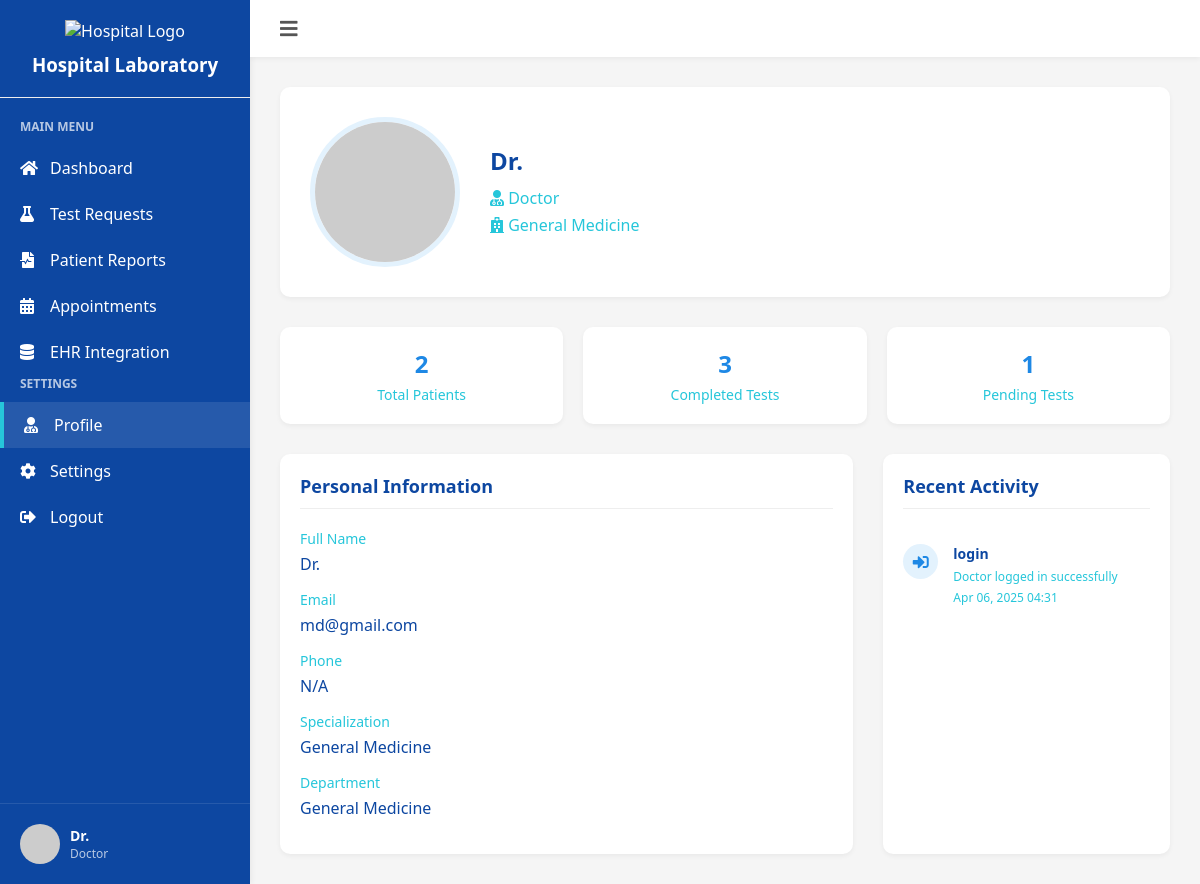
The app's page /doctor-profile.php (signed in) with its own data.
### tables this page shows
CREATE TABLE `users` (
  `id` int(11) NOT NULL,
  `username` varchar(50) NOT NULL,
  `password` varchar(255) NOT NULL,
  `full_name` varchar(100) NOT NULL,
  `role` enum('admin','doctor','lab_staff','patient') NOT NULL,
  `email` varchar(100) NOT NULL,
  `status` enum('active','inactive','pending') NOT NULL DEFAULT 'pending',
  `last_login` datetime DEFAULT NULL,
  `created_at` timestamp NOT NULL DEFAULT current_timestamp(),
  `updated_at` timestamp NOT NULL DEFAULT current_timestamp() ON UPDATE current_timestamp()
);

CREATE TABLE `activity_logs` (
  `id` int(11) NOT NULL,
  `user_id` int(11) DEFAULT NULL,
  `action` varchar(255) NOT NULL,
  `details` text DEFAULT NULL,
  `ip_address` varchar(45) DEFAULT NULL,
  `created_at` timestamp NOT NULL DEFAULT current_timestamp()
);

### doctor-profile.php (the view, shortened to what this page needs)
<?php
require_once 'config/db_connection.php';
$stmt = $pdo->prepare("
    SELECT u.*, d.first_name, d.last_name, d.specialization, d.department
    FROM users u
    LEFT JOIN doctors d ON u.id = d.id
    WHERE u.id = ? AND u.role = 'doctor'
");
$stmt->execute([$_SESSION['doctor_id']]);
$doctor = $stmt->fetch(PDO::FETCH_ASSOC);
$stmt = $pdo->prepare("
    SELECT * FROM activity_logs
    WHERE user_id = ?
    ORDER BY created_at DESC
    LIMIT 10
");
$stmt->execute([$_SESSION['doctor_id']]);
$recent_activity = $stmt->fetchAll(PDO::FETCH_ASSOC);
$stmt = $pdo->prepare("
    SELECT
        COUNT(DISTINCT patient_id) as total_patients,
        COUNT(DISTINCT CASE WHEN status = 'completed' THEN id END) as completed_tests,
        COUNT(DISTINCT CASE WHEN status = 'pending' THEN id END) as pending_tests
    FROM test_results
    WHERE doctor_id = ?
");
$stmt->execute([$_SESSION['doctor_id']]);
$stats = $stmt->fetch(PDO::FETCH_ASSOC);
?>
<!DOCTYPE html>
<html lang="en">
<head>
    <link rel="stylesheet" href="https://cdnjs.cloudflare.com/ajax/libs/font-awesome/5.15.4/css/all.min.css">
</head>
<body>
    <div class="sidebar">
        <div class="sidebar-header">
            <img src="assets/images/logo.png" alt="Hospital Logo">
            <h3>Hospital Laboratory</h3>
        </div>
        <div class="sidebar-menu">
            <h4>MAIN MENU</h4>
            <a href="doctor-dashboard.php" class="menu-item">
                <i class="fas fa-home"></i>
                <span>Dashboard</span>
            </a>
            <a href="test-request.php" class="menu-item">
                <i class="fas fa-flask"></i>
                <span>Test Requests</span>
            </a>
            <a href="patient-reports.php" class="menu-item">
                <i class="fas fa-file-medical-alt"></i>
                <span>Patient Reports</span>
            </a>
            <a href="appointment-scheduling.php" class="menu-item">
                <i class="fas fa-calendar-alt"></i>
                <span>Appointments</span>
            </a>
            <a href="ehr-integration.php" class="menu-item">
                <i class="fas fa-database"></i>
                <span>EHR Integration</span>
            </a>
            <h4>SETTINGS</h4>
            <a href="doctor-profile.php" class="menu-item active">
                <i class="fas fa-user-md"></i>
                <span>Profile</span>
            </a>
            <a href="#" class="menu-item">
                <i class="fas fa-cog"></i>
                <span>Settings</span>
            </a>
            <a href="doctor-login.php" class="menu-item">
                <i class="fas fa-sign-out-alt"></i>
                <span>Logout</span>
            </a>
        </div>
        <div class="doctor-profile">
            <img src="https://ui-avatars.com/api/?name=Dr+<?php echo urlencode($doctor['first_name'] . '+' . $doctor['last_name']); ?>&background=1e88e5&color=fff&size=40" alt="Doctor">
            <div class="doctor-profile-info">
                <h4>Dr. <?php echo htmlspecialchars($doctor['first_name'] . ' ' . $doctor['last_name']); ?></h4>
                <p><?php echo htmlspecialchars($doctor['specialization'] ?? 'Doctor'); ?></p>
            </div>
        </div>
    </div>
    <div class="main-content">
        <div class="topbar">
            <button class="toggle-btn" id="toggleSidebar">
                <i class="fas fa-bars"></i>
            </button>
        </div>
        <div class="profile-content">
            <div class="profile-header">
                <div class="profile-avatar">
                    <img src="https://ui-avatars.com/api/?name=Dr+<?php echo urlencode($doctor['first_name'] . '+' . $doctor['last_name']); ?>&background=1e88e5&color=fff&size=150" alt="Doctor">
                </div>
                <div class="profile-info">
                    <h1>Dr. <?php echo htmlspecialchars($doctor['first_name'] . ' ' . $doctor['last_name']); ?></h1>
                    <p><i class="fas fa-user-md"></i> <?php echo htmlspecialchars($doctor['specialization'] ?? 'Doctor'); ?></p>
                    <p><i class="fas fa-hospital"></i> <?php echo htmlspecialchars($doctor['department'] ?? 'General Medicine'); ?></p>
                </div>
            </div>
            <div class="profile-stats">
                <div class="stat-card">
                    <h3><?php echo $stats['total_patients']; ?></h3>
                    <p>Total Patients</p>
                </div>
                <div class="stat-card">
                    <h3><?php echo $stats['completed_tests']; ?></h3>
                    <p>Completed Tests</p>
                </div>
                <div class="stat-card">
                    <h3><?php echo $stats['pending_tests']; ?></h3>
                    <p>Pending Tests</p>
                </div>
            </div>
            <div class="profile-details">
                <div class="details-card">
                    <h2>Personal Information</h2>
                    <div class="detail-item">
                        <label>Full Name</label>
                        <p>Dr. <?php echo htmlspecialchars($doctor['first_name'] . ' ' . $doctor['last_name']); ?></p>
                    </div>
                    <div class="detail-item">
                        <label>Email</label>
                        <p><?php echo htmlspecialchars($doctor['email']); ?></p>
                    </div>
                    <div class="detail-item">
                        <label>Phone</label>
                        <p><?php echo htmlspecialchars($doctor['phone'] ?? 'N/A'); ?></p>
                    </div>
                    <div class="detail-item">
                        <label>Specialization</label>
                        <p><?php echo htmlspecialchars($doctor['specialization'] ?? 'General Medicine'); ?></p>
                    </div>
                    <div class="detail-item">
                        <label>Department</label>
                        <p><?php echo htmlspecialchars($doctor['department'] ?? 'General Medicine'); ?></p>
                    </div>
                </div>
                <div class="details-card">
                    <h2>Recent Activity</h2>
                    <ul class="activity-list">
                        <?php foreach ($recent_activity as $activity): ?>
                            <li class="activity-item">
                                <div class="activity-icon">
                                    <i class="fas fa-<?php
                                        echo match($activity['action']) {
                                            'login' => 'sign-in-alt',
                                            'logout' => 'sign-out-alt',
                                            'test_request' => 'flask',
                                            'test_result' => 'file-medical-alt',
                                            default => 'circle'
                                        };
                                    ?>"></i>
                                </div>
                                <div class="activity-details">
                                    <h4><?php echo htmlspecialchars($activity['action']); ?></h4>
                                    <p><?php echo htmlspecialchars($activity['details'] ?? ''); ?></p>
                                    <span class="activity-time"><?php echo date('M d, Y H:i', strtotime($activity['created_at'])); ?></span>
                                </div>
                            </li>
                        <?php endforeach; ?>
                    </ul>
                </div>
            </div>
        </div>
    </div>
</body>
</html>

### doctor-profile.php (style rules this page uses)
:root { --primary-color: #1e88e5; --secondary-color: #26c6da; --dark-color: #0d47a1; --light-color: #e3f2fd; --success-color: #66bb6a; --warning-color: #ffb74d; --danger-color: #ef5350; --white-color: #ffffff; --gray-color: #f5f5f5; }
* { margin: 0; padding: 0; box-sizing: border-box; font-family: 'Segoe UI', Tahoma, Geneva, Verdana, sans-serif; }
body { background-color: var(--gray-color); display: flex; min-height: 100vh; }
.sidebar { width: 250px; background-color: var(--dark-color); color: var(--white-color); box-shadow: 2px 0 5px rgba(0, 0, 0, 0.05); display: flex; flex-direction: column; transition: all 0.3s ease; }
.sidebar-header { padding: 20px; text-align: center; border-bottom: 1px solid #eee; }
.sidebar-header img { width: 120px; margin-bottom: 10px; }
.sidebar-menu { flex: 1; padding: 20px 0; }
.sidebar-menu h4 { color: rgba(255, 255, 255, 0.7); font-size: 12px; padding: 0 20px; margin-bottom: 10px; }
.menu-item { display: flex; align-items: center; padding: 12px 20px; color: var(--white-color); text-decoration: none; transition: all 0.3s ease; }
.menu-item:hover, .menu-item.active { background-color: rgba(255, 255, 255, 0.1); border-left: 4px solid var(--secondary-color); }
.menu-item i { width: 20px; margin-right: 10px; }
.doctor-profile { padding: 20px; border-top: 1px solid rgba(255, 255, 255, 0.1); display: flex; align-items: center; }
.doctor-profile img { width: 40px; height: 40px; border-radius: 50%; margin-right: 10px; }
.doctor-profile-info { flex: 1; }
.doctor-profile-info h4 { font-size: 14px; color: var(--white-color); }
.doctor-profile-info p { font-size: 12px; opacity: 0.7; }
.main-content { flex: 1; overflow: auto; }
.topbar { background-color: var(--white-color); padding: 15px 30px; display: flex; align-items: center; justify-content: space-between; box-shadow: 0 2px 5px rgba(0, 0, 0, 0.05); }
.toggle-btn { background: none; border: none; font-size: 20px; cursor: pointer; color: #555; }
.profile-content { padding: 30px; }
.profile-header { background-color: var(--white-color); border-radius: 10px; padding: 30px; margin-bottom: 30px; box-shadow: 0 2px 5px rgba(0, 0, 0, 0.05); display: flex; align-items: center; }
.profile-avatar { width: 150px; height: 150px; border-radius: 50%; margin-right: 30px; overflow: hidden; border: 5px solid var(--light-color); }
.profile-avatar img { width: 100%; height: 100%; object-fit: cover; }
.profile-info { flex: 1; }
.profile-info h1 { font-size: 24px; margin-bottom: 10px; color: var(--dark-color); }
.profile-info p { color: var(--secondary-color); margin-bottom: 5px; }
.profile-stats { display: grid; grid-template-columns: repeat(3, 1fr); gap: 20px; margin-bottom: 30px; }
.stat-card { background-color: var(--white-color); border-radius: 10px; padding: 20px; text-align: center; box-shadow: 0 2px 5px rgba(0, 0, 0, 0.05); }
.stat-card h3 { font-size: 24px; color: var(--primary-color); margin-bottom: 5px; }
.stat-card p { color: var(--secondary-color); font-size: 14px; }
.profile-details { display: grid; grid-template-columns: 2fr 1fr; gap: 30px; }
.details-card { background-color: var(--white-color); border-radius: 10px; padding: 20px; box-shadow: 0 2px 5px rgba(0, 0, 0, 0.05); }
.details-card h2 { font-size: 18px; color: var(--dark-color); margin-bottom: 20px; padding-bottom: 10px; border-bottom: 1px solid #eee; }
.detail-item { margin-bottom: 15px; }
.detail-item label { display: block; color: var(--secondary-color); font-size: 14px; margin-bottom: 5px; }
.detail-item p { color: var(--dark-color); font-size: 16px; }
.activity-list { list-style: none; }
.activity-item { display: flex; align-items: flex-start; padding: 15px 0; border-bottom: 1px solid #eee; }
.activity-item:last-child { border-bottom: none; }
.activity-icon { width: 35px; height: 35px; border-radius: 50%; background-color: var(--light-color); display: flex; align-items: center; justify-content: center; margin-right: 15px; color: var(--primary-color); }
.activity-details { flex: 1; }
.activity-details h4 { font-size: 14px; color: var(--dark-color); margin-bottom: 5px; }
.activity-details p { font-size: 12px; color: var(--secondary-color); }
.activity-time { font-size: 12px; color: var(--secondary-color); }

### records on screen
users: email "md@gmail.com"
activity_logs: action "login", details "Doctor logged in successfully", created_at "Apr 06, 2025 04:31"

### other values on screen
$doctor['specialization'] "Doctor"
$doctor['department'] "General Medicine"
$stats['total_patients'] "2"
$stats['completed_tests'] "3"
$stats['pending_tests'] "1"
$doctor['phone'] "N/A"
$doctor['specialization'] "General Medicine"
